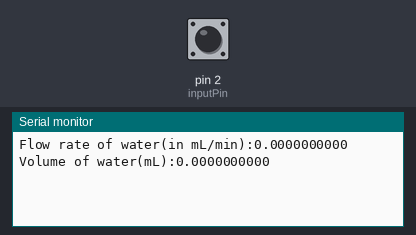
A sketch run on a simulated Arduino Uno, built with avr-gcc and run on an emulated ATmega328P. On the bench: the last lines printed to the serial monitor. Inputs (shaded band) come from the test bench; at power-on: pin 2 (inputPin) HIGH.

Above: at 1.2 s.
1.3 s: pin 2 (inputPin) pulled LOW for 0.15 s
At 2.6 s:
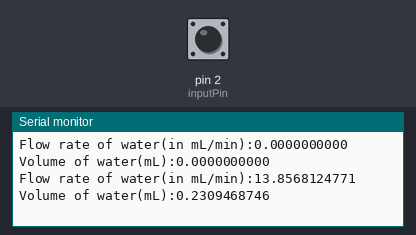
2.9 s: pin 2 (inputPin) pulled LOW for 1 s
At 4.8 s:
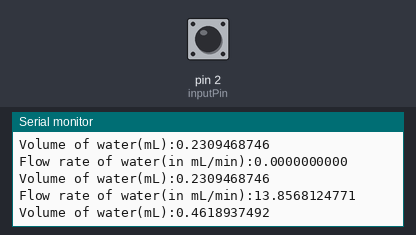
5.4 s: pin 2 (inputPin) pulled LOW for 0.15 s
At 6.8 s:
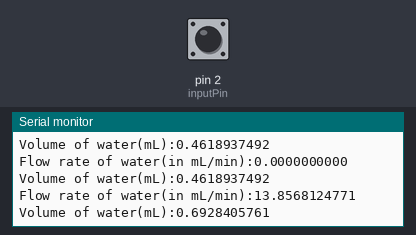
Timing chart, 0 to 8.4 s (numbered marks = the images above; inputs shaded):
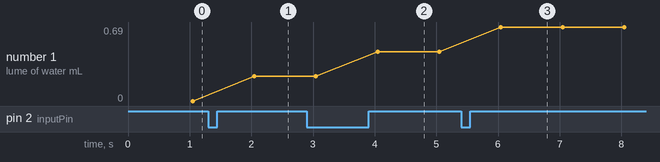

The sketch:

flowrate.ino
```cpp
int inputPin=2;//input from flowmeter sensor
float flowRate;

// factor = pulses generated for 1 liter of water flow;
float factor=4330;
float volume;
float currentTime;
volatile unsigned long pulseCounter=0; //varible for counting pulses generated due to water flow

void setup() {
  Serial.begin(9600);

  //configuring pin for INPUT
  pinMode(inputPin,INPUT);
  //Initially set the inputPin to HIGH
  digitalWrite(inputPin,HIGH);

  //for continuously checking if any Rising edge came or not, if there is rising edge call IRS_Counter() function
  attachInterrupt(digitalPinToInterrupt(inputPin),IRS_Counter,RISING);

  //millis() gives the time since arduino started, setting current time to millis()
  currentTime=millis();
  volume=0; // initial volume is zero

}

void loop() {

  //do all the calculations every 1 second
  if(millis()-currentTime>=1000){
    //stop checking for rising edge through interrupt
    detachInterrupt(digitalPinToInterrupt(inputPin));
    currentTime=millis(); //changing the current time to millis() so millis()-currentTime=0

    // flowrate= (pulse count)/(pulses per liter) (in liter/s)
    // for milliliter/min flowrate=(pulse count)*60*1000/(pulse per liter)
    flowRate=(pulseCounter*60*1000)/factor;

    //volume=(prev volume)+(flowrate*time)
    volume+=(flowRate/60);

    // Serial.print("Pulse Count:");
    // Serial.println(pulseCounter);

    // printing the flowrate and volume
    Serial.print("Flow rate of water(in mL/min):");
    Serial.println(flowRate,DEC);
    Serial.print("Volume of water(mL):");
    Serial.println(volume,DEC);

    //setting pulse count to zero for another loop
      pulseCounter=0;

   // again set up the interrupt to check for rising edge
   attachInterrupt(digitalPinToInterrupt(inputPin),IRS_Counter,RISING);
  }
}

void IRS_Counter(){
  // if we hit a rising edge increse the pulse count by 1
  pulseCounter++;
}
```

Measured:
- after the input at 1.3 s, the serial monitor: prints a new line after 0.70 s (image 1)
- after the input at 2.9 s, the serial monitor: prints a new line after 1.1 s (image 2)
- after the input at 5.4 s, the serial monitor: prints a new line after 0.65 s (image 3)
- plotted number 1: 0 → 0.23 after the input at 1.3 s, 0.23 → 0.46 after the input at 2.9 s, 0.46 → 0.69 after the input at 5.4 s
